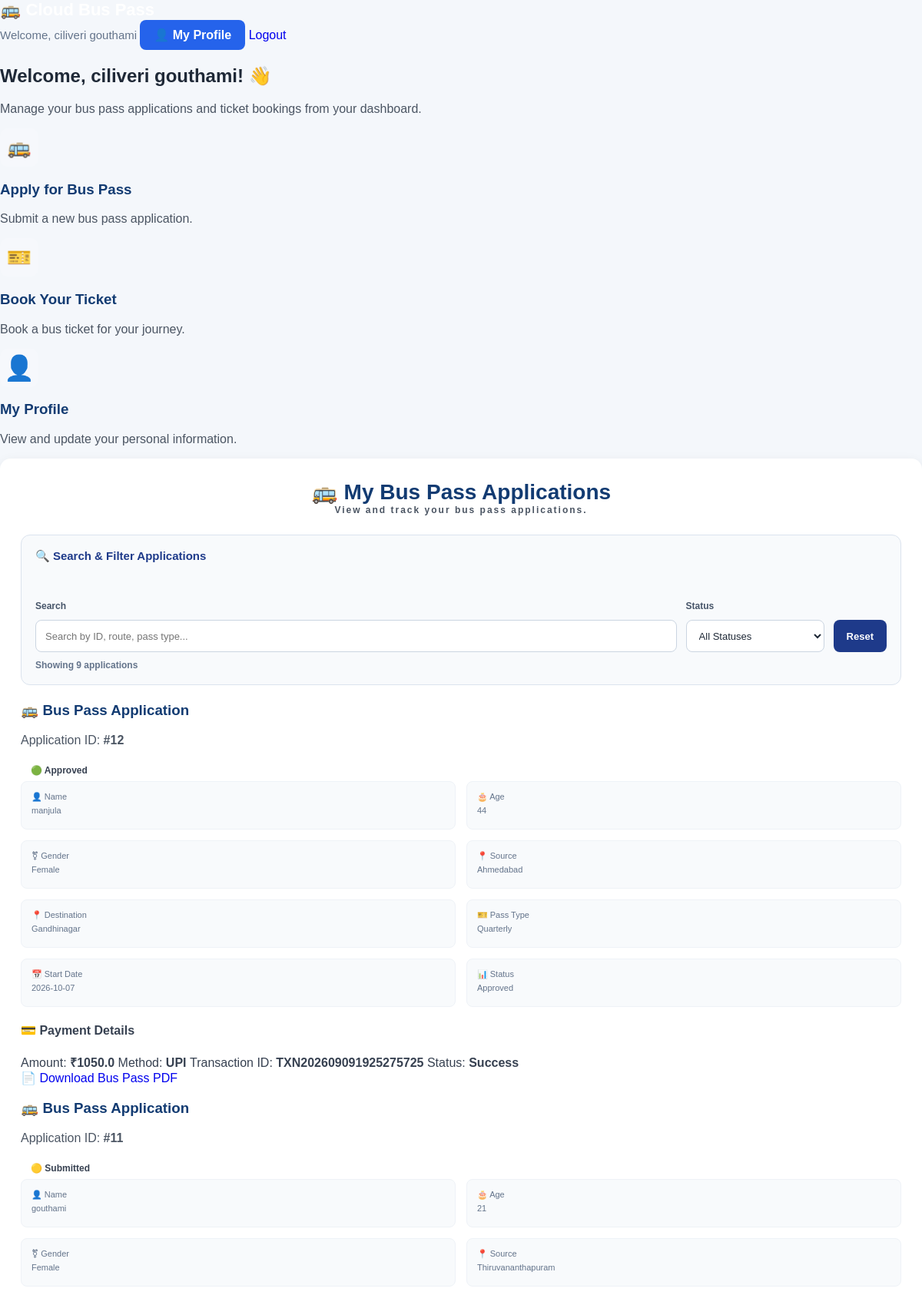
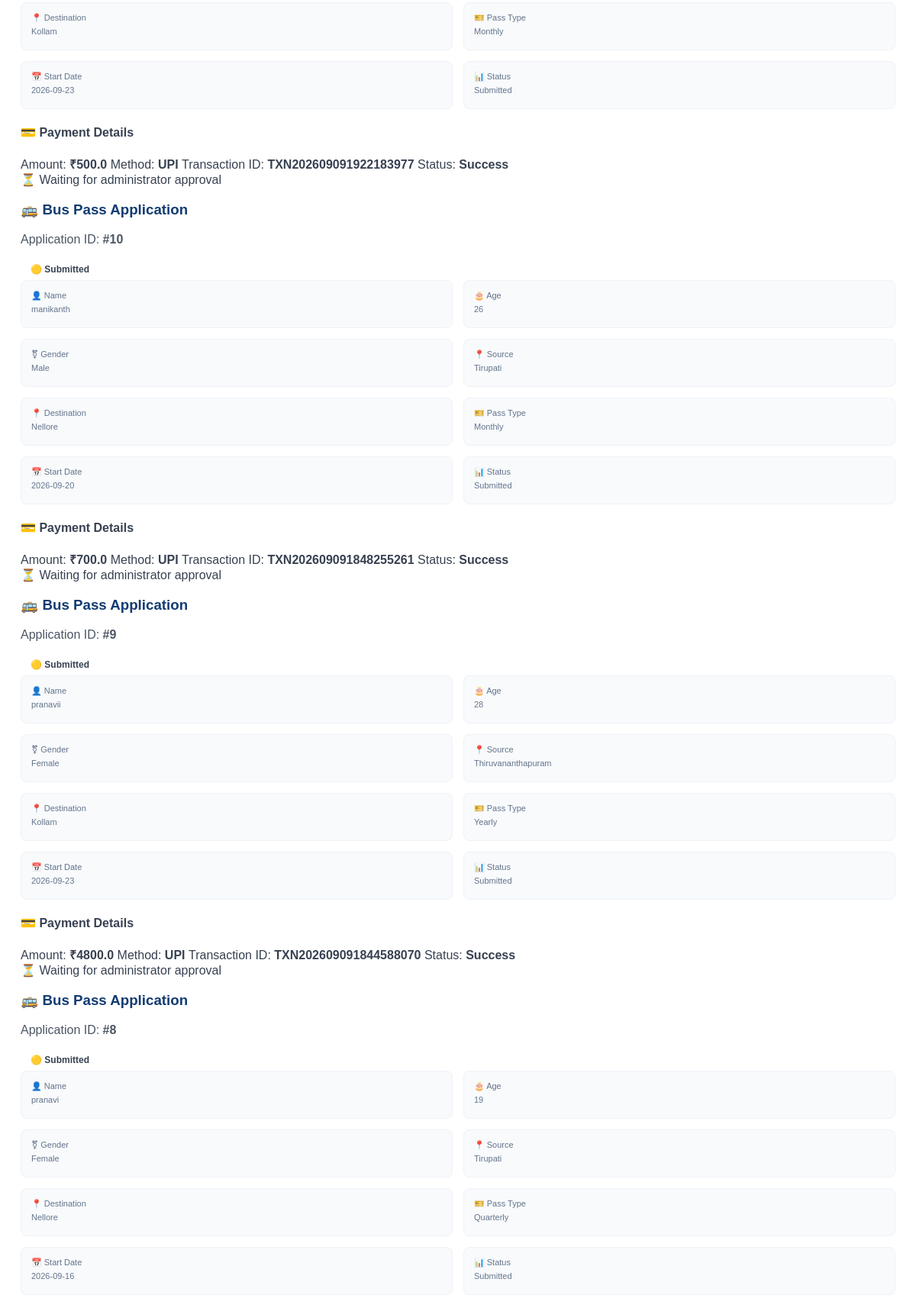
The page /dashboard (signed in, upper part) on the database its author committed (2 pictures, top to bottom).
### app.py (models this page shows)
class User(db.Model):
    id = db.Column(
        db.Integer,
        primary_key=True
    )
    name = db.Column(
        db.String(100),
        nullable=False
    )
    email = db.Column(
        db.String(100),
        unique=True,
        nullable=False
    )
    phone = db.Column(
        db.String(15),
        nullable=False
    )
    password = db.Column(
        db.String(100),
        nullable=False
    )
    address = db.Column(
        db.String(200),
        nullable=False
    )

class BusPass(db.Model):
    id = db.Column(
        db.Integer,
        primary_key=True
    )
    user_id = db.Column(
        db.Integer,
        nullable=False
    )
    name = db.Column(
        db.String(100),
        nullable=False
    )
    age = db.Column(
        db.Integer,
        nullable=False
    )
    gender = db.Column(
        db.String(20),
        nullable=False
    )
    source = db.Column(
        db.String(100),
        nullable=False
    )
    destination = db.Column(
        db.String(100),
        nullable=False
    )
    pass_type = db.Column(
        db.String(50),
        nullable=False
    )
    start_date = db.Column(
        db.String(20),
        nullable=False
    )
    status_record = db.relationship(
        "ApplicationStatus",
        backref="application",
        uselist=False,
        cascade="all, delete-orphan"
    )
    payment = db.relationship(
        "Payment",
        backref="application",
        uselist=False,
        cascade="all, delete-orphan"
    )

class Payment(db.Model):
    id = db.Column(
        db.Integer,
        primary_key=True
    )
    application_id = db.Column(
        db.Integer,
        db.ForeignKey("bus_pass.id"),
        nullable=False,
        unique=True
    )
    user_id = db.Column(
        db.Integer,
        nullable=False
    )
    amount = db.Column(
        db.Float,
        nullable=False
    )
    payment_method = db.Column(
        db.String(50),
        nullable=False
    )
    transaction_id = db.Column(
        db.String(100),
        unique=True,
        nullable=False
    )
    payment_status = db.Column(
        db.String(30),
        nullable=False,
        default="Success"
    )
    payment_date = db.Column(
        db.String(30),
        nullable=False
    )

### app.py (the view)
@app.route("/dashboard")
def dashboard():
    if "user_id" not in session:
        return redirect(
            url_for("login")
        )
    user = User.query.get(
        session["user_id"]
    )
    if user is None:
        session.clear()
        return redirect(
            url_for("login")
        )
    applications = BusPass.query.filter_by(
        user_id=session["user_id"]
    ).order_by(
        BusPass.id.desc()
    ).all()
    bookings = TicketBooking.query.filter_by(
        user_id=session["user_id"]
    ).order_by(
        TicketBooking.id.desc()
    ).all()
    return render_template(
        "dashboard.html",
        user=user,
        applications=applications,
        bookings=bookings
    )

### templates/dashboard.html (shortened to what this page needs)
<!DOCTYPE html>
<html lang="en">
<head>
    <link rel="stylesheet"
          href="{{ url_for('static', filename='style.css') }}">
</head>
<body>
<header class="top-header">
    <div class="header-container">
        <div class="logo">
            🚌 Cloud Bus Pass
        </div>
        <div class="header-right">
            <span class="welcome-text">
                Welcome, {{ user.name }}
            </span>
            <a href="{{ url_for('profile') }}"
               class="profile-btn">
                👤 My Profile
            </a>
            <a href="{{ url_for('logout') }}"
               class="logout-btn">
                Logout
            </a>
        </div>
    </div>
</header>
<main class="dashboard-container">
    <section class="dashboard-welcome">
        <h1>
            Welcome, {{ user.name }}! 👋
        </h1>
        <p>
            Manage your bus pass applications and ticket bookings
            from your dashboard.
        </p>
    </section>
    <section class="action-cards">
        <a href="{{ url_for('apply') }}"
           class="action-card">
            <div class="action-icon">
                🚌
            </div>
            <h3>
                Apply for Bus Pass
            </h3>
            <p>
                Submit a new bus pass application.
            </p>
        </a>
        <a href="{{ url_for('book_ticket') }}"
           class="action-card">
            <div class="action-icon">
                🎫
            </div>
            <h3>
                Book Your Ticket
            </h3>
            <p>
                Book a bus ticket for your journey.
            </p>
        </a>
        <a href="{{ url_for('profile') }}"
           class="action-card profile-action-card">
            <div class="action-icon">
                👤
            </div>
            <h3>
                My Profile
            </h3>
            <p>
                View and update your personal information.
            </p>
        </a>
    </section>
    <section class="dashboard-section">
        <div class="section-heading">
            <div>
                <h2>
                    🚌 My Bus Pass Applications
                </h2>
                <p>
                    View and track your bus pass applications.
                </p>
            </div>
        </div>
        <div class="feature4-filter-panel">
            <div class="feature4-filter-title">
                🔍 Search & Filter Applications
            </div>
            <div class="feature4-filter-grid">
                <div class="feature4-field">
                    <label for="applicationSearch">
                        Search
                    </label>
                    <input
                        type="text"
                        id="applicationSearch"
                        placeholder="Search by ID, route, pass type..."
                    >
                </div>
                <div class="feature4-field">
                    <label for="applicationStatusFilter">
                        Status
                    </label>
                    <select id="applicationStatusFilter">
                        <option value="all">
                            All Statuses
                        </option>
                    </select>
                </div>
                <div class="feature4-field">
                    <label>
                    </label>
                    <button
                        type="button"
                        class="feature4-reset-btn"
                        onclick="resetApplicationFilters()">
                        Reset
                    </button>
                </div>
            </div>
            <div class="feature4-filter-count"
                 id="applicationFilterCount">
            </div>
        </div>
        {% if applications %}
        <div class="applications-list">
            {% for application in applications %}
            {% set application_status =
                application.status_record.status
                if application.status_record
                else "Submitted"
            %}
            <div
                class="application-card feature4-application-card"
                data-search="
                    {{ application.id }}
                    {{ application.name }}
                    {{ application.age }}
                    {{ application.gender }}
                    {{ application.source }}
                    {{ application.destination }}
                    {{ application.pass_type }}
                    {{ application.start_date }}
                "
                data-status="{{ application_status }}"
            >
                <div class="application-card-header">
                    <div>
                        <h3>
                            🚌 Bus Pass Application
                        </h3>
                        <p class="application-id">
                            Application ID:
                            <strong>
                                #{{ application.id }}
                            </strong>
                        </p>
                    </div>
                    <div class="application-status">
                        {% if application_status == "Approved" %}
                        <span class="status-badge approved">
                            🟢 Approved
                        </span>
                        {% elif application_status == "Rejected" %}
                        <span class="status-badge rejected">
                            🔴 Rejected
                        </span>
                        {% else %}
                        <span class="status-badge submitted">
                            🟡 Submitted
                        </span>
                        {% endif %}
                    </div>
                </div>
                <div class="application-details">
                    <div class="detail-item">
                        <span class="detail-label">
                            👤 Name
                        </span>
                        <span class="detail-value">
                            {{ application.name }}
                        </span>
                    </div>
                    <div class="detail-item">
                        <span class="detail-label">
                            🎂 Age
                        </span>
                        <span class="detail-value">
                            {{ application.age }}
                        </span>
                    </div>
                    <div class="detail-item">
                        <span class="detail-label">
                            ⚧ Gender
                        </span>
                        <span class="detail-value">
                            {{ application.gender }}
                        </span>
                    </div>
                    <div class="detail-item">
                        <span class="detail-label">
                            📍 Source
                        </span>
                        <span class="detail-value">
                            {{ application.source }}
                        </span>
                    </div>
                    <div class="detail-item">
                        <span class="detail-label">
                            📍 Destination
                        </span>
                        <span class="detail-value">
                            {{ application.destination }}
                        </span>
                    </div>
                    <div class="detail-item">
                        <span class="detail-label">
                            🎫 Pass Type
                        </span>
                        <span class="detail-value">
                            {{ application.pass_type }}
                        </span>
                    </div>
                    <div class="detail-item">
                        <span class="detail-label">
                            📅 Start Date
                        </span>
                        <span class="detail-value">
                            {{ application.start_date }}
                        </span>
                    </div>
                    <div class="detail-item">
                        <span class="detail-label">
                            📊 Status
                        </span>
                        <span class="detail-value">
                            {% if application_status == "Approved" %}
                            Approved
                            {% elif application_status == "Rejected" %}
                            Rejected
                            {% else %}
                            Submitted
                            {% endif %}
                        </span>
                    </div>
                </div>
                {% if application.payment %}
                <div class="payment-info">
                    <h4>
                        💳 Payment Details
                    </h4>
                    <div class="payment-details">
                        <span>
                            Amount:
                            <strong>
                                ₹{{ application.payment.amount }}
                            </strong>
                        </span>
                        <span>
                            Method:
                            <strong>
                                {{ application.payment.payment_method }}
                            </strong>
                        </span>
                        <span>
                            Transaction ID:
                            <strong>
                                {{ application.payment.transaction_id }}
                            </strong>
                        </span>
                        <span>
                            Status:
                            <strong>
                                {{ application.payment.payment_status }}
                            </strong>
                        </span>
                    </div>
                </div>
                {% endif %}
                <div class="application-actions">
                    {% if application_status == "Approved" %}
                    <a
                        href="{{ url_for('download_pass', application_id=application.id) }}"
                        class="btn btn-primary"
                    >
                        📄 Download Bus Pass PDF
                    </a>
                    {% elif application_status == "Submitted" %}
                    <span class="pending-message">
                        ⏳ Waiting for administrator approval
                    </span>
                    {% elif application_status == "Rejected" %}
                    <span class="rejected-message">
                        ❌ Application rejected
                    </span>
                    {% endif %}
                </div>
            </div>
            {% endfor %}
        </div>
        {% endif %}
    </section>
</main>
</body>
</html>

### rows shown on the page
User: name "ciliveri gouthami"
BusPass: id "12", shows "🟢 Approved", name "manjula", age "44", gender "Female", source "Ahmedabad", destination "Gandhinagar", pass_type "Quarterly", start_date "2026-10-07", payment.amount "1050.0", payment.payment_method "UPI", payment.transaction_id "TXN202609091925275725", payment.payment_status "Success"
BusPass: id "11", shows "🟡 Submitted", name "gouthami", age "21", gender "Female", source "Thiruvananthapuram", destination "Kollam", pass_type "Monthly", start_date "2026-09-23", payment.amount "500.0", payment.payment_method "UPI", payment.transaction_id "TXN202609091922183977", payment.payment_status "Success", shows "⏳ Waiting for administrator approval"
BusPass: id "10", shows "🟡 Submitted", name "manikanth", age "26", gender "Male", source "Tirupati", destination "Nellore", pass_type "Monthly", start_date "2026-09-20", payment.amount "700.0", payment.payment_method "UPI", payment.transaction_id "TXN202609091848255261", payment.payment_status "Success", shows "⏳ Waiting for administrator approval"
BusPass: id "9", shows "🟡 Submitted", name "pranavii", age "28", gender "Female", source "Thiruvananthapuram", destination "Kollam", pass_type "Yearly", start_date "2026-09-23", payment.amount "4800.0", payment.payment_method "UPI", payment.transaction_id "TXN202609091844588070", payment.payment_status "Success", shows "⏳ Waiting for administrator approval"
BusPass: id "8", shows "🟡 Submitted", name "pranavi", age "19", gender "Female", source "Tirupati", destination "Nellore", pass_type "Quarterly", start_date "2026-09-16"
